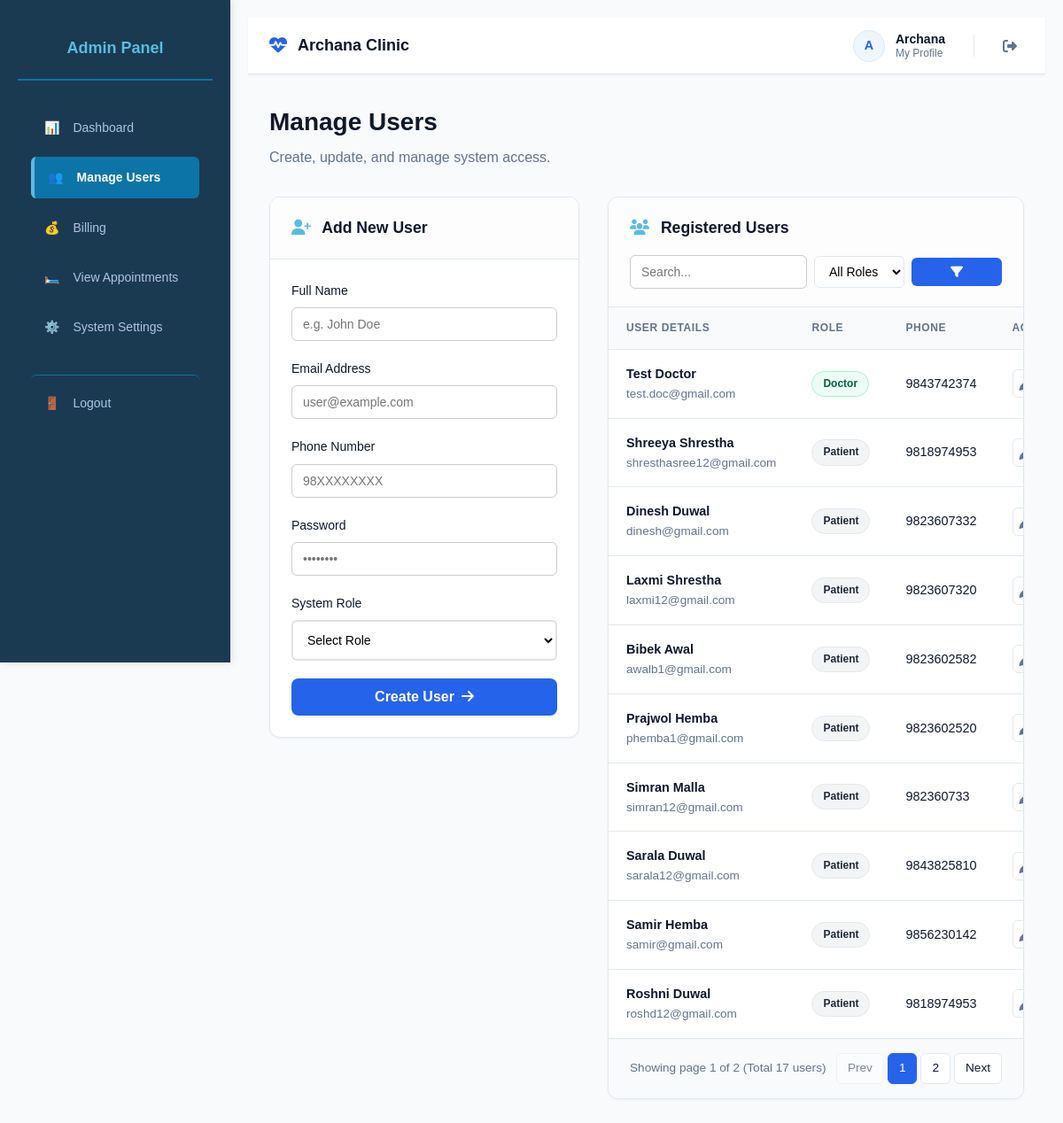
/admin/manage-users.php (signed in), run on an earlier commit of the app's database.
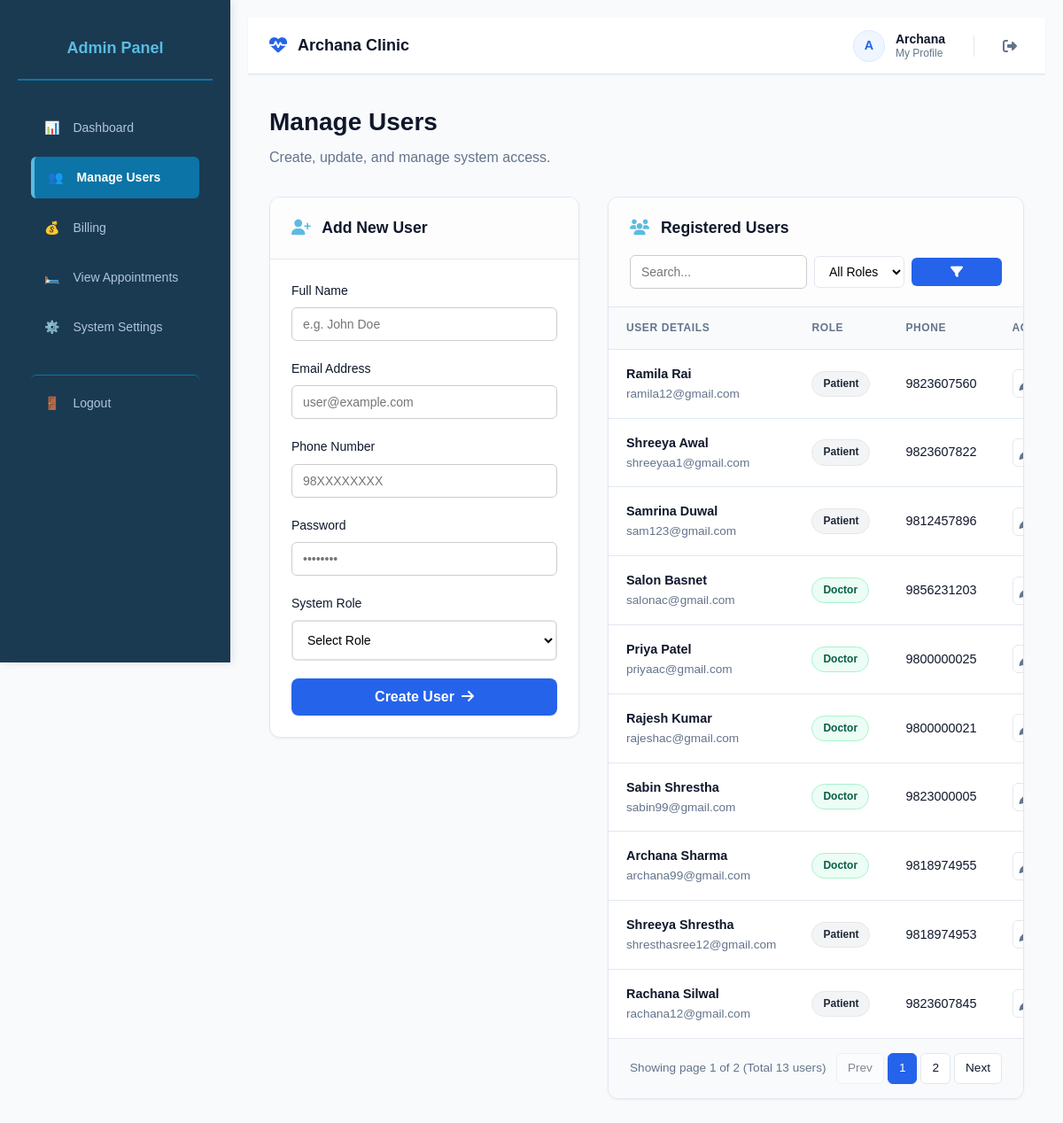
And on a later commit of the database.
### tables this page shows
CREATE TABLE `users` (
  `id` int(11) NOT NULL,
  `name` varchar(100) NOT NULL,
  `email` varchar(255) DEFAULT NULL,
  `password` varchar(255) NOT NULL,
  `role` enum('admin','doctor','receptionist','patient') NOT NULL,
  `phone` varchar(15) NOT NULL,
  `created_at` timestamp NOT NULL DEFAULT current_timestamp(),
  `updated_at` timestamp NOT NULL DEFAULT current_timestamp() ON UPDATE current_timestamp()
);

### admin/manage-users.php (the view, shortened to what the changed rows need)
<?php
require_once __DIR__ . '/../config/database.php';
$page = isset($_GET['page']) ? max(1, intval($_GET['page'])) : 1;
$limit = 10;
$offset = ($page - 1) * $limit;
$search = isset($_GET['search']) ? trim($_GET['search']) : '';
$role_filter = isset($_GET['role_filter']) ? trim($_GET['role_filter']) : '';
$params = [];
$types = "";
$where_sql = "";
$count_query = "SELECT COUNT(*) as total FROM users $where_sql";
$stmt_count = $conn->prepare($count_query);
$stmt_count->execute();
$total_rows = $stmt_count->get_result()->fetch_assoc()['total'];
$total_pages = ceil($total_rows / $limit);
$query = "SELECT * FROM users $where_sql ORDER BY created_at DESC LIMIT ? OFFSET ?";
$params[] = $limit;
$params[] = $offset;
$types .= "ii";
$stmt = $conn->prepare($query);
$stmt->bind_param($types, ...$params);
$stmt->execute();
$users = $stmt->get_result();
?>
<!DOCTYPE html>
<html lang="en">
<head>
<link rel="stylesheet" href="../styles.css">
<link rel="stylesheet" href="https://cdnjs.cloudflare.com/ajax/libs/font-awesome/6.5.0/css/all.min.css">
</head>
<body class="dashboard-page">
<div class="dashboard-container">
    <?php include __DIR__ . '/../include/sidebar-admin.php'; ?>
    <main class="dashboard-content">
        <div class="manage-container">
            <div class="page-header">
                <div>
                    <h1>Manage Users</h1>
                </div>
            </div>
            <div class="admin-grid">
                <div class="card">
                    <div class="card-header">
                        <h2><i class="fas fa-user-plus"></i> Add New User</h2>
                    </div>
                </div>
                <div class="card">
                    <div class="card-header">
                        <h2><i class="fas fa-users"></i> Registered Users</h2>
                    </div>
                    <div class="table-responsive">
                        <table class="users-table">
                            <thead>
                                <tr>
                                    <th>User Details</th>
                                    <th>Role</th>
                                    <th>Phone</th>
                                    <th>Actions</th>
                                </tr>
                            </thead>
                            <tbody>
                                <?php if ($users->num_rows > 0): ?>
                                    <?php while ($user = $users->fetch_assoc()): ?>
                                    <tr>
                                        <td>
                                            <div style="font-weight: 600;"><?= htmlspecialchars($user['name']); ?></div>
                                            <div style="color: var(--text-muted); font-size: 0.85rem;"><?= htmlspecialchars($user['email']); ?></div>
                                        </td>
                                        <td>
                                            <span class="role-badge role-<?= htmlspecialchars($user['role']); ?>">
                                                <?= ucfirst($user['role']); ?>
                                            </span>
                                        </td>
                                        <td><?= htmlspecialchars($user['phone'] ?? '-'); ?></td>
                                        <td>
                                            <div class="action-group">
                                                <button class="btn-action btn-edit"
                                                    data-id="<?= $user['id']; ?>"
                                                    data-name="<?= htmlspecialchars($user['name']); ?>"
                                                    data-email="<?= htmlspecialchars($user['email']); ?>"
                                                    data-role="<?= $user['role']; ?>"
                                                    data-phone="<?= htmlspecialchars($user['phone']); ?>"
                                                    title="Edit User">
                                                    <i class="fas fa-pen"></i>
                                                </button>
                                            </div>
                                        </td>
                                    </tr>
                                    <?php endwhile; ?>
                                <?php else: ?>
                                    <tr>
                                        <td colspan="4" style="text-align:center; padding: 2rem; color:var(--text-muted);">No users found matching your criteria.</td>
                                    </tr>
                                <?php endif; ?>
                            </tbody>
                        </table>
                    </div>
                    <?php if ($total_pages > 1): ?>
                    <div class="pagination">
                        <div class="page-info">
                            Showing page <?= $page ?> of <?= $total_pages ?> (Total <?= $total_rows ?> users)
                        </div>
                        <div class="page-links">
                            <a href="?page=<?= max(1, $page - 1) ?>&search=<?= urlencode($search) ?>&role_filter=<?= urlencode($role_filter) ?>" class="page-link <?= $page <= 1 ? 'disabled' : '' ?>">Prev</a>
                            <?php for($i = 1; $i <= $total_pages; $i++): ?>
                                <a href="?page=<?= $i ?>&search=<?= urlencode($search) ?>&role_filter=<?= urlencode($role_filter) ?>" class="page-link <?= $i == $page ? 'active' : '' ?>"><?= $i ?></a>
                            <?php endfor; ?>
                            <a href="?page=<?= min($total_pages, $page + 1) ?>&search=<?= urlencode($search) ?>&role_filter=<?= urlencode($role_filter) ?>" class="page-link <?= $page >= $total_pages ? 'disabled' : '' ?>">Next</a>
                        </div>
                    </div>
                    <?php endif; ?>
                </div>
            </div>
        </div>
    </main>
</div>
</body>
</html>

What changed in the data, as far as the page shows it:
removed users: name "Test Doctor", email "test.doc@gmail.com", role "Doctor", phone "9843742374"
removed users: name "Dinesh Duwal", email "dinesh@gmail.com", role "Patient", phone "9823607332"
removed users: name "Laxmi Shrestha", email "laxmi12@gmail.com", role "Patient", phone "9823607320"
removed users: name "Bibek Awal", email "awalb1@gmail.com", role "Patient", phone "9823602582"
removed users: name "Prajwol Hemba", email "phemba1@gmail.com", role "Patient", phone "9823602520"
removed users: name "Simran Malla", email "simran12@gmail.com", role "Patient", phone "982360733"
removed users: name "Sarala Duwal", email "sarala12@gmail.com", role "Patient", phone "9843825810"
removed users: name "Samir Hemba", email "samir@gmail.com", role "Patient", phone "9856230142"
removed users: name "Roshni Duwal", email "roshd12@gmail.com", role "Patient", phone "9818974953"
added users: name "Ramila Rai", email "ramila12@gmail.com", role "Patient", phone "9823607560"
added users: name "Shreeya Awal", email "shreeyaa1@gmail.com", role "Patient", phone "9823607822"
added users: name "Samrina Duwal", email "sam123@gmail.com", role "Patient", phone "9812457896"
added users: name "Salon Basnet", email "salonac@gmail.com", role "Doctor", phone "9856231203"
added users: name "Priya Patel", email "priyaac@gmail.com", role "Doctor", phone "9800000025"
added users: name "Rajesh Kumar", email "rajeshac@gmail.com", role "Doctor", phone "9800000021"
added users: name "Sabin Shrestha", email "sabin99@gmail.com", role "Doctor", phone "9823000005"
added users: name "Archana Sharma", email "archana99@gmail.com", role "Doctor", phone "9818974955"
now on this page (row unchanged): users: name "Rachana Silwal", email "rachana12@gmail.com", role "Patient", phone "9823607845"
Also different on the page:
$total_rows: "17" → "13"
